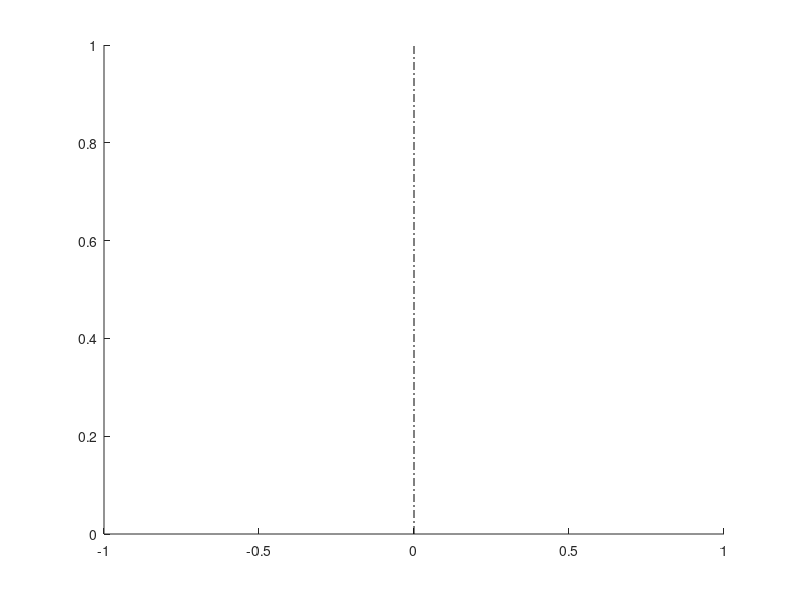

Write the MATLAB code that produced this figure. (Note: this script raises an error after producing the figure.)
close all;
clear all;

filePath = 'C:\Users\Gulab\Desktop\Dhwani\Psychophysics_experiment\data\All';
edfFile = dir(fullfile(filePath,'*.edf'));
flipNameStr = 'flip';
pBias = nan(4,length(edfFile));
pThreshold = nan(4,length(edfFile));
popChoice = [];

% hPopulation = tight_subplot(2,2,[0.5 0.5]);
% set(hPopulation,'xtick',[]);
% set(hPopulation,'ytick',[]);

for i = 1:length(edfFile)
    matFile = strrep(edfFile(i).name,'.edf','.mat');
    data = load(fullfile(filePath,matFile));
    popChoice = cat(1,popChoice,data.choice);
    trialLength = length(data.Conditions);
    flipDegree = contains(matFile,flipNameStr);
    num = regexp(matFile, '(\d+)','tokens');
    subNum = cell2mat(num{1});
    
    % motion type 1:
    headDeg{1} = nan(trialLength,2);
    headSpe{1} = nan(trialLength,2);
    popHeadDeg{1} = [];
    popHeadSpe{1} = [];
    
    % motion type 2:
    headDeg{2} = nan(trialLength,2);
    headSpe{2} = nan(trialLength,2);
    fixDir{2} = nan(trialLength,2);
    fixSpe{2} = nan(trialLength,2);
    popHeadDeg{2} = [];
    popHeadSpe{2} = [];
    popFixDir{2} = [];
    popFixSpe{2} = [];
    
    % motion type 3:
    headDeg{3} = nan(trialLength,2);
    headSpe{3} = nan(trialLength,2);
    rotationDeg{3} = nan(trialLength,2);
    rotationSpe{3} = nan(trialLength,2);
    popHeadDeg{3} = [];
    popHeadSpe{3} = [];
    popRotationDeg{3} = [];
    popRotationSpe{3} = [];
    
    % motion type 4:
    headDeg{4} = nan(trialLength,2);
    headSpe{4} = nan(trialLength,2);
    fixDir{4} = nan(trialLength,2);
    fixSpe{4} = nan(trialLength,2);
    popHeadDeg{4} = [];
    popHeadSpe{4} = [];
    popFixDir{4} = [];
    popFixSpe{4} = [];
    
    for j = 1:trialLength
        
        if isempty(data.Conditions{j})
            continue
        else
            motionType = data.Conditions{j}(end);
        end
        
        if motionType == 1
            headDeg{1}(j,:) = [data.Conditions{j}(2),j];
            headSpe{1}(j,:) = [data.Conditions{j}(3),j];
        elseif motionType == 2
            headDeg{2}(j,:) = [data.Conditions{j}(2),j];
            headSpe{2}(j,:) = [data.Conditions{j}(3),j];
            fixDir{2}(j,:) = [data.Conditions{j}(4),j];
            fixSpe{2}(j,:) = [data.Conditions{j}(5),j];
        elseif motionType == 3
            headDeg{3}(j,:) = [data.Conditions{j}(2),j];
            headSpe{3}(j,:) = [data.Conditions{j}(3),j];
            rotationDeg{3}(j,:) = [data.Conditions{j}(4),j];
            rotationSpe{3}(j,:) = [data.Conditions{j}(5),j];
        elseif motionType == 4
            headDeg{4}(j,:) = [data.Conditions{j}(2),j];
            headSpe{4}(j,:) = [data.Conditions{j}(3),j];
            fixDir{4}(j,:) = [data.Conditions{j}(4),j];
            fixSpe{4}(j,:) = [data.Conditions{j}(5),j];
        end
    end
    
    uniqueDeg = cell(1,4);
    for j = 1:4
        del = isnan(headDeg{j}(:,1));
        headDeg{j}(del,:) = [];
        
        if flipDegree
            headDeg{j}(:,1) = -headDeg{j}(:,1);
        end
        
        del = isnan(headSpe{j}(:,1));
        headSpe{j}(del,:) = [];
        if j == 2 || j == 4
            del = isnan(fixDir{j}(:,1));
            fixDir{j}(del,:) = [];
            del = isnan(fixSpe{j}(:,1));
            fixSpe{j}(del,:) = [];
            
            popFixDir{j} = cat(1,popFixDir{j},fixDir{j});
            popFixSpe{j} = cat(1,popFixSpe{j},fixSpe{j});
        elseif j ==3
            del = isnan(rotationDeg{j}(:,1));
            rotationDeg{j}(del,:) = [];
            del = isnan(rotationSpe{j}(:,1));
            rotationSpe{j}(del,:) = [];
            
            popRotationDeg{j} = cat(1,popRotationDeg{j},rotationDeg{j});
            popRotationSpe{j} = cat(1,popRotationSpe{j},rotationSpe{j});
        end
        uniqueDeg{j} = unique(headDeg{j}(:,1));
        
        popHeadDeg{j} = cat(1,popHeadDeg{j},headDeg{j});
        popHeadSpe{j} = cat(1,popHeadSpe{j},headSpe{j});
    end
    
    % [~,hSubplot1] = tight_subplot(1,4,[0.02 0.02]);
    for j=1:4
        choice = cell(length(uniqueDeg{j}),1);
        pRight = cell(length(uniqueDeg{j}),1);
        choiceTime = cell(length(uniqueDeg{j}),1);
        for k = 1:length(uniqueDeg{j})
            index = ismember(headDeg{j}(:,1),uniqueDeg{j}(k));
            trialIndex = headDeg{j}(index,2);
            choice{k} = data.choice(trialIndex); %%
            pRight{k} = sum(choice{k} == 2)./ length(choice{k});
            choiceTime{k} = length(choice{k});
        end
        fitData = [uniqueDeg{j},cell2mat(pRight),cell2mat(choiceTime)];
        
        [bias,threshold] = cum_gaussfit_max1(fitData(1:end,:));
        pBias(j,i) = bias;
        pThreshold(j,i) = threshold;
        xi = min(uniqueDeg{j}):0.1:max(uniqueDeg{j});
        y_fit = cum_gaussfit([bias,threshold],xi);
        
        if ishandle((i-1)*length(edfFile)+j); end; figure((i-1)*length(edfFile)+j); set(gcf,'color','white');
        plot([90,90],[0,1],'-.k');
        hold on
        plot(uniqueDeg{j},cell2mat(pRight),'*');
        plot(xi,y_fit,'-');
        set(gca, 'xlim',[-15,15],'ylim',[0 1])
        xlabel('Heading degree');
        ylabel('Proportion of "right" choice');
        title(['Condition ' num2str(j) ' for participant ' subNum]);
        %     hleg1=legend('choice','mean & standard error','linear result');
        %     set(hleg1,'Location','EastOutside')
        text(5,0.8,sprintf('\\it\\mu_{psy} = \\rm%6.3g\\circ',bias),'color','b')
        text(5,0.7,sprintf('\\it\\sigma_{psy} = \\rm%6.3g\\circ', threshold),'color','b')
    end
end

% draw popular result
popUniqueDeg = cell(1,4);
colorIndex = [0 0 0; 1 0.0 0.0; 0 1 0; 0 0 1];
if ishandle(1000); end; figure(1000); clf; set(gcf,'color','white'); hold on;plot([0,0],[0,1],'-.k');
for i = 1:4
    popUniqueDeg{i} = unique(popHeadDeg{i}(:,1));
    choice = cell(length(popUniqueDeg{i}),1);
    pRight = cell(length(popUniqueDeg{i}),1);
    choiceTime = cell(length(popUniqueDeg{i}),1);
    for k = 1:length(popUniqueDeg{i})
        index = ismember(popHeadDeg{i}(:,1),popUniqueDeg{i}(k));
        trialIndex = popHeadDeg{i}(index,2);
        choice{k} = data.choice(trialIndex);
        pRight{k} = sum(choice{k} == 2)./ length(choice{k});
        choiceTime{k} = length(choice{k});
    end
    fitData = [popUniqueDeg{i},cell2mat(pRight),cell2mat(choiceTime)];
    
    [bias,threshold] = cum_gaussfit_max1(fitData(1:end,:));
    xi = min(popUniqueDeg{i}):0.1:max(popUniqueDeg{i});
    y_fit = cum_gaussfit([bias,threshold],xi);
    
    
    hold on
    plot(popUniqueDeg{i},cell2mat(pRight),'*','color',colorIndex(i,:));
    plot(xi,y_fit,'-','color',colorIndex(i,:));
    set(gca, 'xlim',[-15,15],'ylim',[0 1]);
    title(['Population result']);
    xlabel('Heading degree');
    ylabel('Proportion of "right" choice');
    %     hleg1=legend('choice','mean & standard error','linear result');
    %     set(hleg1,'Location','EastOutside')
%     text(5,0.8,sprintf('\\it\\mu_{psy} = \\rm%6.3g\\circ',bias),'color','b')
%     text(5,0.7,sprintf('\\it\\sigma_{psy} = \\rm%6.3g\\circ', threshold),'color','b')
end

[h_Bias,p_Bias] = ttest2(pBias(1,:),pBias(3,:))
[h_Threshold,p_Threshold] = ttest2(pThreshold(1,:),pThreshold(3,:))
